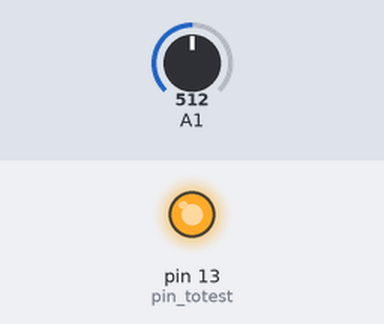
Recording of a sketch running on a simulated Arduino Uno, built with avr-gcc and run on an emulated ATmega328P. Shown: output pins drawn as LEDs (lit = HIGH). Dashed ring = blinking. The inputs (shaded band) are chosen by the test bench; at power-on: A1 = 512.

Above: at 1.3 s.
1.4 s: A1 set to 0
At 2.7 s:
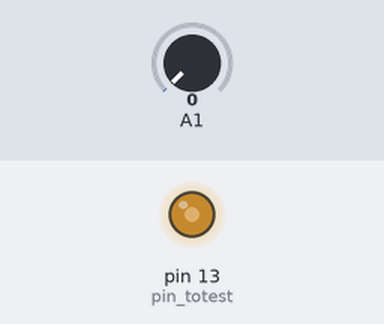
3.0 s: A1 set to 3
6.1 s: A1 set to 122
At 6.4 s:
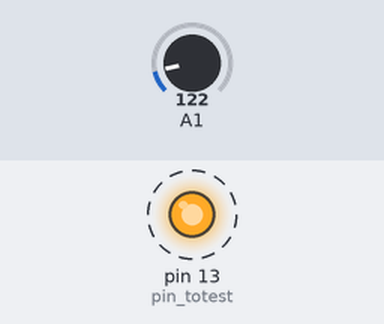
Timing chart, 0 to 15.2 s (numbered marks = the images above; inputs shaded):
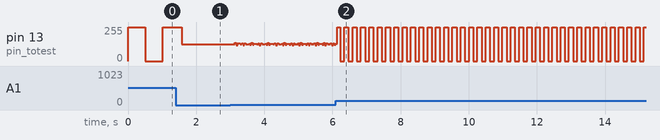

The sketch:

sketch_aug25b.ino
```cpp
int pin_totest = 13;

int pin_state = LOW;

void setup(){

  pinMode(A0,INPUT);
  pinMode(A1,INPUT);

  pinMode(pin_totest,OUTPUT);

}

void loop(){

  int aval = analogRead(A1);

  pin_state = !pin_state;

  digitalWrite(pin_totest,pin_state);
  delay(aval);

}
```

Measured:
- by itself, pin 13 (pin_totest): alternates 255/255 for 0.12 s and 0/255 for 0.12 s
